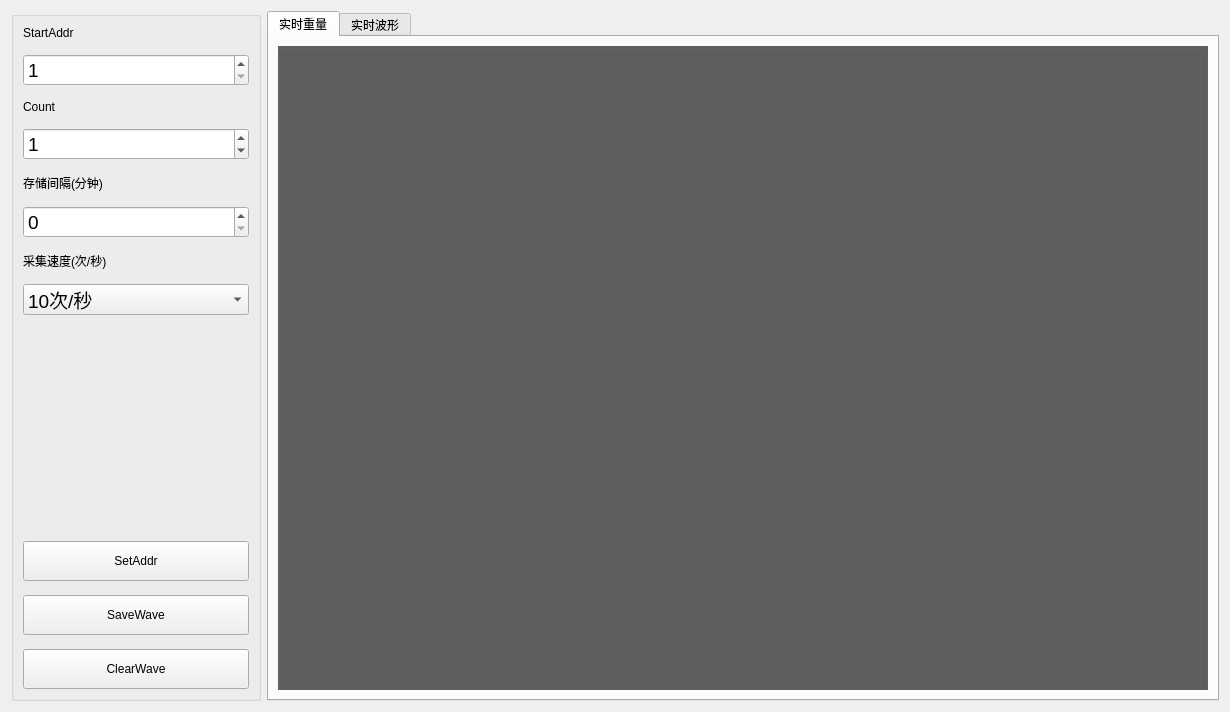
<?xml version="1.0" encoding="UTF-8"?>
<ui version="4.0">
 <class>PollerWidget</class>
 <widget class="QWidget" name="PollerWidget">
  <property name="geometry">
   <rect>
    <x>0</x>
    <y>0</y>
    <width>1230</width>
    <height>712</height>
   </rect>
  </property>
  <property name="windowTitle">
   <string>Form</string>
  </property>
  <layout class="QHBoxLayout" name="horizontalLayout">
   <item>
    <widget class="QGroupBox" name="groupBox_12">
     <property name="sizePolicy">
      <sizepolicy hsizetype="Expanding" vsizetype="Preferred">
       <horstretch>0</horstretch>
       <verstretch>0</verstretch>
      </sizepolicy>
     </property>
     <property name="minimumSize">
      <size>
       <width>161</width>
       <height>200</height>
      </size>
     </property>
     <property name="maximumSize">
      <size>
       <width>250</width>
       <height>700</height>
      </size>
     </property>
     <property name="styleSheet">
      <string notr="true"/>
     </property>
     <property name="title">
      <string/>
     </property>
     <layout class="QVBoxLayout" name="verticalLayout_13">
      <property name="spacing">
       <number>14</number>
      </property>
      <item>
       <widget class="QLabel" name="label_18">
        <property name="text">
         <string>StartAddr</string>
        </property>
       </widget>
      </item>
      <item>
       <widget class="QSpinBox" name="edtStartAddr">
        <property name="font">
         <font>
          <family>Arial</family>
          <pointsize>14</pointsize>
         </font>
        </property>
        <property name="minimum">
         <number>1</number>
        </property>
        <property name="maximum">
         <number>32</number>
        </property>
       </widget>
      </item>
      <item>
       <widget class="QLabel" name="label_19">
        <property name="text">
         <string>Count</string>
        </property>
       </widget>
      </item>
      <item>
       <widget class="QSpinBox" name="edtAddrCount">
        <property name="font">
         <font>
          <family>Arial</family>
          <pointsize>14</pointsize>
         </font>
        </property>
        <property name="maximum">
         <number>32</number>
        </property>
        <property name="value">
         <number>1</number>
        </property>
       </widget>
      </item>
      <item>
       <widget class="QLabel" name="label_21">
        <property name="text">
         <string>存储间隔(分钟)</string>
        </property>
       </widget>
      </item>
      <item>
       <widget class="QSpinBox" name="edtSaveTime">
        <property name="font">
         <font>
          <family>Arial</family>
          <pointsize>14</pointsize>
         </font>
        </property>
       </widget>
      </item>
      <item>
       <widget class="QLabel" name="label_20">
        <property name="text">
         <string>采集速度(次/秒)</string>
        </property>
       </widget>
      </item>
      <item>
       <widget class="QComboBox" name="cbxAcqSpan">
        <property name="font">
         <font>
          <family>Arial</family>
          <pointsize>14</pointsize>
         </font>
        </property>
        <item>
         <property name="text">
          <string>10次/秒</string>
         </property>
        </item>
        <item>
         <property name="text">
          <string>5次/秒</string>
         </property>
        </item>
        <item>
         <property name="text">
          <string>1次/秒</string>
         </property>
        </item>
        <item>
         <property name="text">
          <string>0.2次/秒</string>
         </property>
        </item>
        <item>
         <property name="text">
          <string>0.1次/秒</string>
         </property>
        </item>
       </widget>
      </item>
      <item>
       <spacer name="verticalSpacer_3">
        <property name="orientation">
         <enum>Qt::Vertical</enum>
        </property>
        <property name="sizeHint" stdset="0">
         <size>
          <width>20</width>
          <height>40</height>
         </size>
        </property>
       </spacer>
      </item>
      <item>
       <widget class="QPushButton" name="btnSetAddr">
        <property name="minimumSize">
         <size>
          <width>0</width>
          <height>40</height>
         </size>
        </property>
        <property name="text">
         <string>SetAddr</string>
        </property>
       </widget>
      </item>
      <item>
       <widget class="QPushButton" name="btnSaveWave">
        <property name="minimumSize">
         <size>
          <width>0</width>
          <height>40</height>
         </size>
        </property>
        <property name="text">
         <string>SaveWave</string>
        </property>
       </widget>
      </item>
      <item>
       <widget class="QPushButton" name="btnClear">
        <property name="minimumSize">
         <size>
          <width>0</width>
          <height>40</height>
         </size>
        </property>
        <property name="text">
         <string>ClearWave</string>
        </property>
       </widget>
      </item>
     </layout>
    </widget>
   </item>
   <item>
    <widget class="QTabWidget" name="tabWaveWidget">
     <property name="currentIndex">
      <number>0</number>
     </property>
     <widget class="QWidget" name="tab_6">
      <attribute name="title">
       <string>实时重量</string>
      </attribute>
      <layout class="QHBoxLayout" name="horizontalLayout_13">
       <item>
        <widget class="QGroupBox" name="gbDevices">
         <property name="styleSheet">
          <string notr="true">background-color: rgb(95, 95, 95);</string>
         </property>
         <property name="title">
          <string/>
         </property>
         <layout class="QVBoxLayout" name="verticalLayout_14"/>
        </widget>
       </item>
      </layout>
     </widget>
     <widget class="QWidget" name="tab_7">
      <attribute name="title">
       <string>实时波形</string>
      </attribute>
      <layout class="QVBoxLayout" name="verticalLayout_15">
       <item>
        <widget class="QCustomPlot" name="rtplot" native="true">
         <property name="sizePolicy">
          <sizepolicy hsizetype="Preferred" vsizetype="Expanding">
           <horstretch>0</horstretch>
           <verstretch>0</verstretch>
          </sizepolicy>
         </property>
        </widget>
       </item>
      </layout>
     </widget>
    </widget>
   </item>
  </layout>
 </widget>
 <customwidgets>
  <customwidget>
   <class>QCustomPlot</class>
   <extends>QWidget</extends>
   <header location="global">qcustomplot.h</header>
   <container>1</container>
  </customwidget>
 </customwidgets>
 <resources/>
 <connections/>
</ui>
